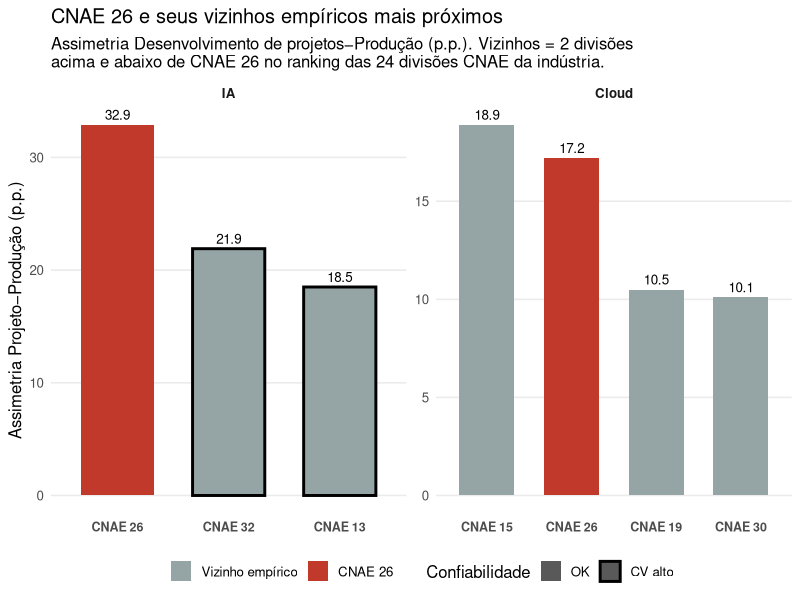
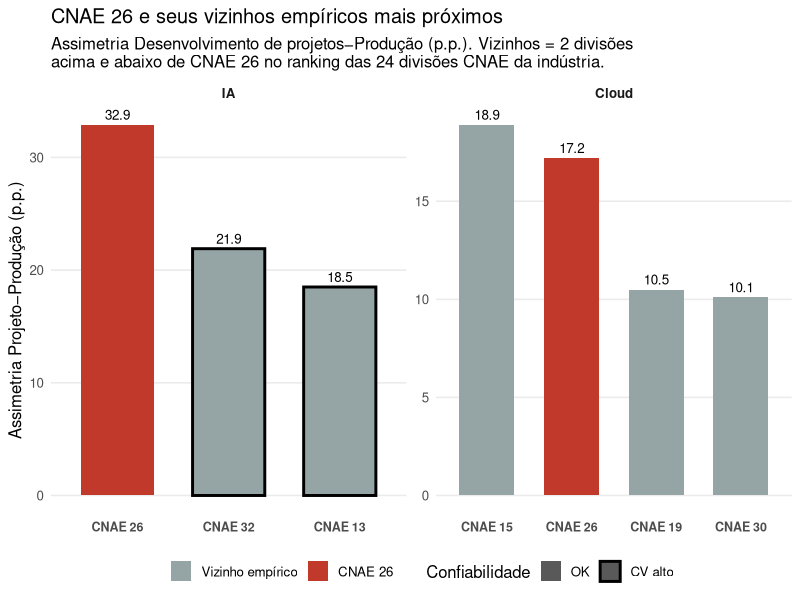

Generate these figures, in order, with R:
# =============================================================================
# Figura - Objetivo (iv), apoio: CNAE 26 e vizinhos empíricos mais próximos
# Par Desenvolvimento de projetos - Produção, IA e Cloud
# (mesmo critério de seleção da figura equivalente para Admin-Produção:
#  percentil extremo + CV confiável)
# =============================================================================

library(dplyr)
library(ggplot2)
library(here)

# -----------------------------------------------------------------------------
# 1. Carregar os vizinhos empíricos (já calculados em visualizar_heterogeneidade.R)
# -----------------------------------------------------------------------------

vizinhos <- read.csv(
  here("data", "processed", "vizinhos_cnae26_projeto_producao.csv"),
  stringsAsFactors = FALSE
) %>%
  filter(tecnologia %in% c("IA", "Cloud")) %>%
  mutate(
    rotulo = paste0("CNAE ", codigo_cnae),
    tecnologia = factor(tecnologia, levels = c("IA", "Cloud")),
    aviso_cv = factor(aviso_cv, levels = c("OK", "CV alto", "Sem dado")),
    # chave interna única por painel, para evitar que um mesmo rótulo
    # (ex.: "CNAE 26", presente nos dois painéis) herde a ordem de um
    # painel só -- cada painel ordena de forma independente
    rotulo_interno = paste(tecnologia, rotulo, sep = "___")
  ) %>%
  group_by(tecnologia) %>%
  mutate(rotulo_interno = factor(rotulo_interno, levels = rotulo_interno[order(posicao_ranking)])) %>%
  ungroup()

# -----------------------------------------------------------------------------
# 2. Gráfico
# -----------------------------------------------------------------------------

cores_preenchimento <- c("TRUE" = "#c0392b", "FALSE" = "#95a5a6")
cores_borda <- c("OK" = "transparent", "CV alto" = "black", "Sem dado" = "black")

grafico_vizinhos_projeto <- ggplot(vizinhos, aes(x = rotulo_interno, y = asimetria_pp)) +
  geom_col(aes(fill = as.character(is_cnae26), color = aviso_cv), linewidth = 1, width = 0.65) +
  geom_text(aes(label = round(asimetria_pp, 1)),
            vjust = ifelse(vizinhos$asimetria_pp >= 0, -0.5, 1.4), size = 3.4) +
  facet_wrap(~ tecnologia, scales = "free", ncol = 2) +
  scale_x_discrete(labels = function(x) sub("^.*___", "", x)) +
  scale_fill_manual(values = cores_preenchimento,
                    labels = c("TRUE" = "CNAE 26", "FALSE" = "Vizinho empírico"),
                    name = NULL) +
  scale_color_manual(values = cores_borda, name = "Confiabilidade") +
  labs(
    title = "CNAE 26 e seus vizinhos empíricos mais próximos",
    subtitle = "Assimetria Desenvolvimento de projetos\u2212Produção (p.p.). Vizinhos = 2 divisões\nacima e abaixo de CNAE 26 no ranking das 24 divisões CNAE da indústria.",
    x = NULL,
    y = "Assimetria Projeto\u2212Produção (p.p.)"
  ) +
  theme_minimal(base_size = 12) +
  theme(
    legend.position = "bottom",
    strip.text = element_text(face = "bold"),
    panel.grid.minor = element_blank(),
    panel.grid.major.x = element_blank(),
    axis.text.x = element_text(face = "bold", size = 9)
  )

print(grafico_vizinhos_projeto)

# -----------------------------------------------------------------------------
# 3. Salvar
# -----------------------------------------------------------------------------

dir.create(here("output"), showWarnings = FALSE)
ggsave(
  here("output", "figura_vizinhos_empiricos_projeto_producao.png"),
  grafico_vizinhos_projeto,
  width = 9, height = 6, dpi = 300
)
